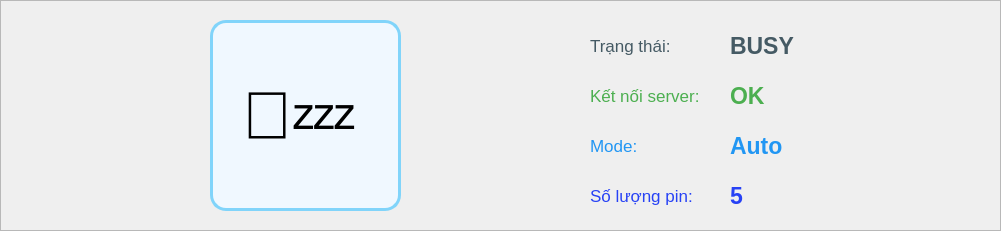
   <widget class="QFrame" name="general_status">
    <property name="geometry">
     <rect>
      <x>10</x>
      <y>50</y>
      <width>1001</width>
      <height>231</height>
     </rect>
    </property>
    <property name="styleSheet">
     <string notr="true">border: 3px solid #81D4FA;
border-radius: 10px;
background-color: #f8f9fa;

QLabel {
    border: none;
    border-radius: 0px;
}</string>
    </property>
    <property name="frameShape">
     <enum>QFrame::StyledPanel</enum>
    </property>
    <property name="frameShadow">
     <enum>QFrame::Raised</enum>
    </property>
    <widget class="QLabel" name="label_37">
     <property name="geometry">
      <rect>
       <x>590</x>
       <y>30</y>
       <width>91</width>
       <height>31</height>
      </rect>
     </property>
     <property name="font">
      <font>
       <pointsize>13</pointsize>
      </font>
     </property>
     <property name="styleSheet">
      <string notr="true">border: none;
    border-radius: 0px; color: #455A64
</string>
     </property>
     <property name="text">
      <string>Trạng thái:</string>
     </property>
    </widget>
    <widget class="QLabel" name="label_49">
     <property name="geometry">
      <rect>
       <x>590</x>
       <y>80</y>
       <width>121</width>
       <height>31</height>
      </rect>
     </property>
     <property name="font">
      <font>
       <pointsize>13</pointsize>
      </font>
     </property>
     <property name="styleSheet">
      <string notr="true">border: none;
    border-radius: 0px; color: #4CAF50
</string>
     </property>
     <property name="text">
      <string>Kết nối server:</string>
     </property>
    </widget>
    <widget class="QLabel" name="label_38">
     <property name="geometry">
      <rect>
       <x>590</x>
       <y>130</y>
       <width>91</width>
       <height>31</height>
      </rect>
     </property>
     <property name="font">
      <font>
       <pointsize>13</pointsize>
      </font>
     </property>
     <property name="styleSheet">
      <string notr="true">border: none;
    border-radius: 0px; color: #2196F3</string>
     </property>
     <property name="text">
      <string>Mode:</string>
     </property>
    </widget>
    <widget class="QLabel" name="label_39">
     <property name="geometry">
      <rect>
       <x>590</x>
       <y>180</y>
       <width>111</width>
       <height>31</height>
      </rect>
     </property>
     <property name="font">
      <font>
       <pointsize>13</pointsize>
       <italic>false</italic>
      </font>
     </property>
     <property name="styleSheet">
      <string notr="true">border: none;
    border-radius: 0px;  color: #2742F5</string>
     </property>
     <property name="text">
      <string>Số lượng pin:</string>
     </property>
    </widget>
    <widget class="QLabel" name="status_value">
     <property name="geometry">
      <rect>
       <x>730</x>
       <y>30</y>
       <width>121</width>
       <height>31</height>
      </rect>
     </property>
     <property name="font">
      <font>
       <pointsize>17</pointsize>
       <weight>75</weight>
       <bold>true</bold>
      </font>
     </property>
     <property name="styleSheet">
      <string notr="true">border: none;
    border-radius: 0px; color: #455A64</string>
     </property>
     <property name="text">
      <string>BUSY</string>
     </property>
    </widget>
    <widget class="QLabel" name="server_connect">
     <property name="geometry">
      <rect>
       <x>730</x>
       <y>80</y>
       <width>91</width>
       <height>31</height>
      </rect>
     </property>
     <property name="font">
      <font>
       <pointsize>17</pointsize>
       <weight>75</weight>
       <bold>true</bold>
      </font>
     </property>
     <property name="styleSheet">
      <string notr="true">border: none;
    border-radius: 0px; color: #4CAF50
</string>
     </property>
     <property name="text">
      <string>OK</string>
     </property>
    </widget>
    <widget class="QLabel" name="mode_value">
     <property name="geometry">
      <rect>
       <x>730</x>
       <y>130</y>
       <width>91</width>
       <height>31</height>
      </rect>
     </property>
     <property name="font">
      <font>
       <pointsize>17</pointsize>
       <weight>75</weight>
       <bold>true</bold>
      </font>
     </property>
     <property name="styleSheet">
      <string notr="true">border: none;
    border-radius: 0px; color: #2196F3
</string>
     </property>
     <property name="text">
      <string>Auto</string>
     </property>
    </widget>
    <widget class="QLabel" name="no_pin_value">
     <property name="geometry">
      <rect>
       <x>730</x>
       <y>180</y>
       <width>91</width>
       <height>31</height>
      </rect>
     </property>
     <property name="font">
      <font>
       <pointsize>17</pointsize>
       <weight>75</weight>
       <bold>true</bold>
      </font>
     </property>
     <property name="styleSheet">
      <string notr="true">border: none;
    border-radius: 0px; color: #2742F5

</string>
     </property>
     <property name="text">
      <string>5</string>
     </property>
    </widget>
    <widget class="QLabel" name="general_status_icon">
     <property name="geometry">
      <rect>
       <x>210</x>
       <y>20</y>
       <width>191</width>
       <height>191</height>
      </rect>
     </property>
     <property name="font">
      <font>
       <pointsize>50</pointsize>
      </font>
     </property>
     <property name="styleSheet">
      <string notr="true">border: 3px solid #81D4FA;
border-radius: 16px;
background-color: #F0F8FF;
padding: 12px;</string>
     </property>
     <property name="text">
      <string>🤖💤</string>
     </property>
    </widget>
   </widget>
